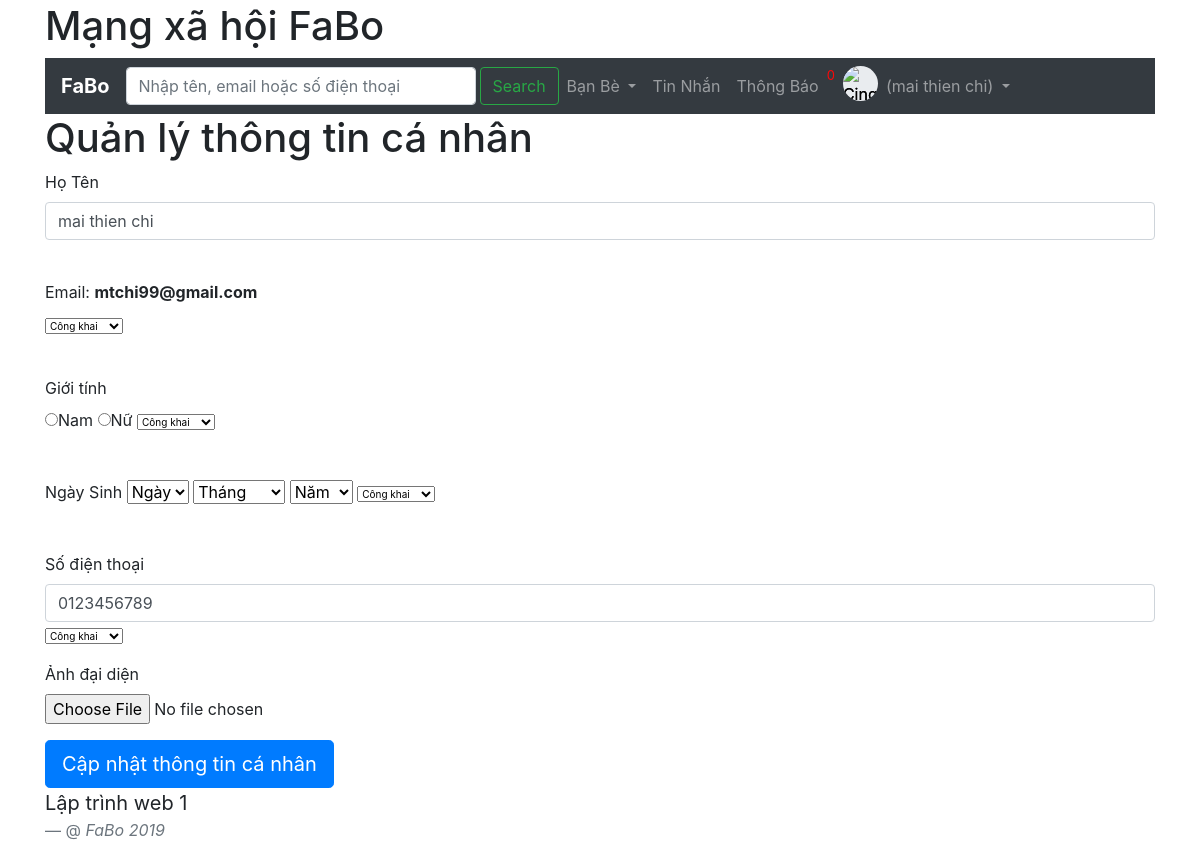
The app's page /Update-Profile.php (signed in) with its own data.
### tables this page shows
CREATE TABLE `users` (
  `id` int(255) NOT NULL,
  `displayName` varchar(255) NOT NULL,
  `email` varchar(255) NOT NULL,
  `NamSinh` varchar(11) NOT NULL,
  `gender` varchar(11) NOT NULL,
  `phone` varchar(11) NOT NULL,
  `password` varchar(255) NOT NULL,
  `hasAvatar` int(11) NOT NULL DEFAULT '0',
  `status` int(11) NOT NULL DEFAULT '0',
  `code` varchar(16) NOT NULL,
  `avatar` blob,
  `dem` int(255) NOT NULL DEFAULT '0',
  `privacyEmail` varchar(15) DEFAULT 'Công khai',
  `privacyPhone` varchar(15) DEFAULT 'Công khai',
  `privacyNamSinh` varchar(15) DEFAULT 'Công khai',
  `privacyGioiTinh` varchar(15) DEFAULT 'Công khai'
);

### functions.php (called while the page is built, shortened)
<?php
function detectPage()
{
    $uri=$_SERVER['REQUEST_URI'];
    $parts=explode('/',$uri);
    $filename=$parts[2];
    $parts=explode('.',$filename);
    $page=$parts[0];
    return $page;
}
function findUserById($id)
{
    global $db;
    $stmt=$db->prepare("SELECT * FROM users WHERE id=?");
    $stmt->execute(array($id));
    return $stmt->fetch(PDO::FETCH_ASSOC);
}

### init.php (called while the page is built, shortened)
<?php
require_once('functions.php');
$page = detectPage();
if (isset($_SESSION['userId'])) {
  $currentUser = findUserById($_SESSION['userId']);
}

### Update-Profile.php (the view, shortened to what this page needs)
<?php
require_once 'init.php';
$privacy="";
?>
<?php include 'header.php' ?>
<h1>Quản lý thông tin cá nhân</h1>
<form action="Update-Profile.php" method = "POST" enctype="multipart/form-data">
    <div class = "form-group">
    <label for="displayName">Họ Tên</label>
    <input type="text" name="displayName" class="form-control" placeholder="Họ Tên" value= "<?php echo $currentUser['displayName']; ?>">
    </div>
    <div class = "form-group">
    <br>
    <label for="email">Email: </label>
    <lable><strong><?php echo $currentUser['email'];?></strong></label>
    <br>
    <?php if($currentUser['privacyEmail'] =='Công khai'){
    $privacy='selected="1"';
    }
    ?>
    <select style ='font-size:10px' name="privacyEmail" >
    <option style ='font-size:10px' value="Công khai"<?php echo $privacy; ?>>Công khai</option>
    </select>
    <?php
    $privacy="";
    ?>
    </div>
    <div class ="form-group">
    <br>
    <label for="gioitinh">Giới tính</label>
    <div>
        <label for="male" class="radio-inline"><input type="radio" name="gender"
        value="Nam" id="male">Nam</label>
        <label for="female" class="radio-inline"><input type="radio" name="gender"
        value="Nữ" id="female">Nữ</label>
    <?php if($currentUser['privacyGioiTinh'] =='Công khai'){
    $privacy='selected="1"';
    }
    ?>
    <select style ='font-size:10px' name="privacyGioiTinh" >
    <option style ='font-size:10px' value="Công khai" <?php echo $privacy; ?>>Công khai</option>
    </select>
    <?php
    $privacy="";
    ?>
    </div>
    </div>
    <div class="form-group">
    <br>
    <label for="ngaysinh">Ngày Sinh</label>
    <span>
    <select aria-label="Ngày"
    name="birthday_day" id="day"
    title="Ngày" class="_5dba _8esg">
    <option value="0">Ngày</option>
    </select>
    <select
    aria-label="Tháng"
    name="birthday_month" id="month"
    title="Tháng" class="_5dba _8esg">
    <option value="0">Tháng</option>
    </select>
    <select
    aria-label="Năm"
    name="birthday_year" id="year"
    title="Năm" class="_5dba _8esg">
    <option value="0">Năm</option>
     </select>
     </span>
    <?php if($currentUser['privacyNamSinh'] =='Công khai'){
    $privacy='selected="1"';
    }
    ?>
      <select style ='font-size:10px' name="privacyNamSinh" >
        <option style ='font-size:10px' value="Công khai" <?php echo $privacy; ?>>Công khai</option>
        </select>
    <?php
    $privacy="";
    ?>
    </div>
    <div class="form-group">
    <br>
    <label for="phone">Số điện thoại</label>
    <input type="phone" class="form-control" id="phone" name="phone" placeholder="số điện thoại" value= "<?php echo $currentUser['phone']; ?>">
    <?php if($currentUser['privacyPhone'] =='Công khai'){
    $privacy='selected="1"';
    }
    ?>
      <select style ='font-size:10px' name="privacyPhone" >
        <option style ='font-size:10px' value="Công khai"<?php echo $privacy; ?> >Công khai</option>
        </select>
    </div>
    <div class="form-group">
    <label for="avatar">Ảnh đại diện</label>
    <input type="file" class="form-control-file" name="avatar" id="avatar" >
    </div>
    <button type="submit" class="btn btn-primary btn-lg">Cập nhật thông tin cá nhân</button>
    </form>
<?php include 'footer.php'; ?>

### header.php (shortened to what this page needs)
<?php
  require_once 'init.php';
?>
<!doctype html>
<html lang="en">
  <head>
    <link rel="stylesheet" type="text/css" href="style.css">
    <link rel="stylesheet" href="https://stackpath.bootstrapcdn.com/bootstrap/4.4.1/css/bootstrap.min.css">
    <link rel="stylesheet" href="https://stackpath.bootstrapcdn.com/bootstrap/4.3.1/css/bootstrap.min.css">
    <link rel="stylesheet" href="https://use.fontawesome.com/releases/v5.7.0/css/all.css">
  </head>
  <body>
  <div class="container">
    <h1>Mạng xã hội FaBo</h1>
    <nav class="navbar navbar-expand-lg navbar-dark bg-dark ">
  <a class="navbar-brand" href="index.php"><strong>FaBo</strong></a>
  <div class="collapse navbar-collapse" id="navbarSupportedContent">
    <ul class="navbar-nav mr-auto">
      <?php if (!$currentUser): ?>
      <li class="nav-item <?php echo $page == 'register' ? 'active': ''; ?>">
        <a class="nav-link" href="register.php">Đăng Ký <span class="sr-only">(current)</span></a>
      </li>
      <li class="nav-item <?php echo $page == 'login' ? 'active': ''; ?>">
        <a class="nav-link" href="login.php">Đăng Nhập <span class="sr-only">(current)</span></a>
      </li>
      <!-- <li class="nav-item <?php echo $page == 'forgot_password' ? 'active' : '' ?>">
              <a class="nav-link" href="forgot_password.php">Quên mật khẩu</a>
      </li> -->
      <?php else: ?>
      <form class="form-inline my-5 my-lg-0" method="POST">
      <input class="form-control mr-sm-1" type="search" name="search" placeholder="Nhập tên, email hoặc số điện thoại" aria-label="Search" style="width:350px">
      <button class="btn btn-outline-success my-2 my-sm-0" type="submit">Search</button>
      </form>
      <li class="nav-item dropdown">
        <a class="nav-link dropdown-toggle" href="#" id="navbarDropdown" role="button" data-toggle="dropdown" aria-haspopup="true" aria-expanded="false">
        Bạn Bè
      </a>
      </li>
      <li class="nav-item <?php echo $page == 'message' ? 'active': ''; ?>">
        <a class="nav-link" href="message.php">Tin Nhắn<span class="sr-only">(current)</span></a>
      </li>
      <li class="nav-item <?php echo $page == 'notification' ? 'active': ''; ?>">
        <a class="nav-link" href="notification.php" >Thông Báo <span class="sr-only">(current)</span></a>
      </li>
      <li><div class="notification"><?php echo $currentUser['dem'];?></div></li>&ensp;
      <?php if($currentUser['avatar']): ?>
    <img src ="avatar.php?id=<?php echo $currentUser['id']; ?>" class="img-circle" alt="Cinque Terre" width="35" height="35">
    <?php else: ?>
    <img src="no-avatar.jpg" class="img-circle" alt="Cinque Terre" width="35" height="35">
    <?php endif;?>
      <li class="nav-item dropdown">
        <a class="nav-link dropdown-toggle" href="#" id="navbarDropdown" role="button" data-toggle="dropdown" aria-haspopup="true" aria-expanded="false">
        <?php echo $currentUser ? ' ('. $currentUser['displayName'].')' :'' ?>
        </a>
      </li>
      <?php endif; ?>
  </div>
</nav>

### style.css (style rules this page uses)
.img-circle { border-radius: 50%; color: black; background-color: #e9ecef; text-shadow: 0 0 black; }
.container { padding: 2px 16px; }
.notification { color: #fc0808; font-size: small; }

### records on screen
users: dem "0", displayName "mai thien chi", email "mtchi99@gmail.com", phone "0123456789"
